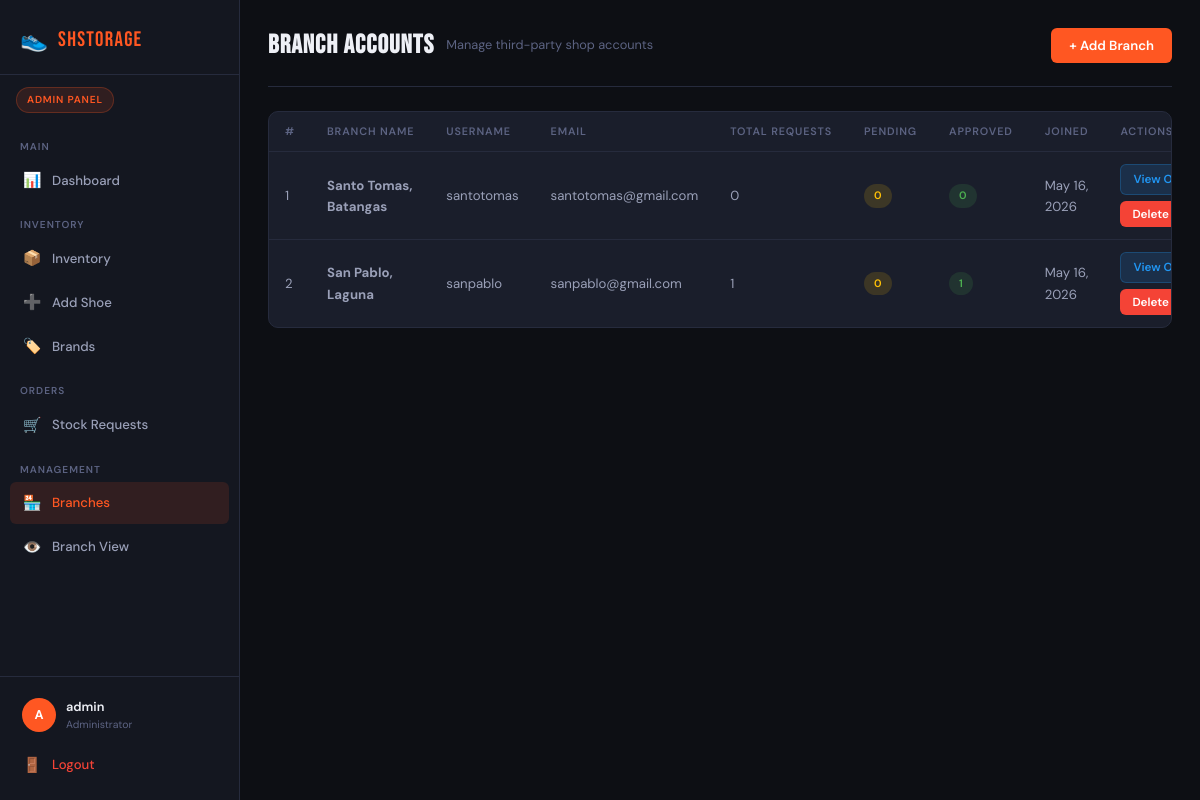
/admin/branches.php (signed in), run on the app's committed database.
### tables this page shows
CREATE TABLE `users` (
  `id` int(11) NOT NULL AUTO_INCREMENT,
  `username` varchar(80) NOT NULL,
  `email` varchar(150) NOT NULL,
  `password` varchar(255) NOT NULL,
  `role` enum('admin','branch') NOT NULL DEFAULT 'branch',
  `branch_name` varchar(150) DEFAULT NULL,
  `created_at` datetime DEFAULT current_timestamp(),
  PRIMARY KEY (`id`),
  UNIQUE KEY `username` (`username`),
  UNIQUE KEY `email` (`email`)
);

### admin/branches.php (the view, shortened to what this page needs)
<?php
require_once '../config/db.php';
$branches = $conn->query("
    SELECT u.*,
           COUNT(DISTINCT sr.id) as total_requests,
           SUM(CASE WHEN sr.status='pending'  THEN 1 ELSE 0 END) as pending_count,
           SUM(CASE WHEN sr.status='approved' THEN 1 ELSE 0 END) as approved_count
    FROM users u
    LEFT JOIN stock_requests sr ON sr.branch_id = u.id
    WHERE u.role = 'branch'
    GROUP BY u.id
    ORDER BY u.created_at DESC
");
?>
<!DOCTYPE html>
<html lang="en">
<head>
    <link rel="stylesheet" href="../assets/css/style.css">
    <link rel="stylesheet" href="../assets/css/admin.css">
</head>
<body>
<?php include '../includes/sidebar_admin.php'; ?>
<main class="main-content">
    <header class="topbar">
        <div class="topbar-left">
            <h1 class="page-title">Branch Accounts</h1>
            <span class="page-sub">Manage third-party shop accounts</span>
        </div>
        <div class="topbar-right">
            <button class="btn btn-primary" onclick="toggleModal('addModal')">+ Add Branch</button>
        </div>
    </header>
    <section class="card">
        <table class="data-table">
            <thead>
                <tr>
                    <th>#</th>
                    <th>Branch Name</th>
                    <th>Username</th>
                    <th>Email</th>
                    <th>Total Requests</th>
                    <th>Pending</th>
                    <th>Approved</th>
                    <th>Joined</th>
                    <th>Actions</th>
                </tr>
            </thead>
            <tbody>
                <?php $i=1; while ($b = $branches->fetch_assoc()): ?>
                <tr>
                    <td><?= $i++ ?></td>
                    <td><strong><?= htmlspecialchars($b['branch_name'] ?? '—') ?></strong></td>
                    <td><?= htmlspecialchars($b['username']) ?></td>
                    <td><?= htmlspecialchars($b['email']) ?></td>
                    <td><?= $b['total_requests'] ?></td>
                    <td><span class="badge badge-pending"><?= $b['pending_count'] ?? 0 ?></span></td>
                    <td><span class="badge badge-approved"><?= $b['approved_count'] ?? 0 ?></span></td>
                    <td><?= date('M d, Y', strtotime($b['created_at'])) ?></td>
                    <td class="action-cell">
                        <a href="orders.php?branch=<?= $b['id'] ?>" class="btn btn-sm btn-edit">View Orders</a>
                        <form method="POST" style="display:inline;" onsubmit="return confirm('Delete this branch account?')">
                            <button type="submit" class="btn btn-sm btn-danger">Delete</button>
                        </form>
                    </td>
                </tr>
                <?php endwhile; ?>
            </tbody>
        </table>
    </section>
</main>
</body>
</html>

### assets/css/style.css (style rules this page uses)
:root { --bg-base: #0d0f14; --bg-surface: #141720; --bg-card: #1a1e2b; --bg-hover: #1f2436; --border: #262b3d; --border-light: #2e344a; --accent: #ff5722; --accent-hover: #e64a19; --accent-blue: #2196f3; --accent-green: #4caf50; --accent-yellow: #ffc107; --accent-red: #f44336; --text-primary: #eef0f6; --text-secondary: #9aa0b8; --text-muted: #5c6382; --sidebar-w: 240px; --radius: 10px; --radius-sm: 6px; --shadow: 0 4px 24px rgba(0,0,0,.45); --transition: .18s ease; }
*, *::before, *::after { box-sizing: border-box; margin: 0; padding: 0; }
html { font-size: 15px; scroll-behavior: smooth; }
body { background: var(--bg-base); color: var(--text-primary); font-family: 'DM Sans', sans-serif; line-height: 1.6; min-height: 100vh; }
a { color: inherit; text-decoration: none; }
button { cursor: pointer; font-family: inherit; }
.main-content { margin-left: var(--sidebar-w); min-height: 100vh; padding: 0 28px 48px; }
.topbar { display: flex; align-items: center; justify-content: space-between; padding: 24px 0 20px; border-bottom: 1px solid var(--border); margin-bottom: 24px; gap: 12px; flex-wrap: wrap; }
.topbar-left { display: flex; align-items: center; gap: 12px; flex-wrap: wrap; }
.topbar-right { display: flex; align-items: center; gap: 10px; }
.page-title { font-family: 'Bebas Neue', sans-serif; font-size: 1.75rem; letter-spacing: .04em; }
.page-sub { font-size: .85rem; color: var(--text-muted); }
.card { background: var(--bg-card); border: 1px solid var(--border); border-radius: var(--radius); overflow: hidden; margin-bottom: 20px; }
.data-table { width: 100%; border-collapse: collapse; }
.data-table th { padding: 11px 16px; text-align: left; font-size: .72rem; font-weight: 600; letter-spacing: .08em; text-transform: uppercase; color: var(--text-muted); border-bottom: 1px solid var(--border); white-space: nowrap; }
.data-table td { padding: 12px 16px; font-size: .88rem; border-bottom: 1px solid var(--border); color: var(--text-secondary); }
.data-table tr:last-child td { border-bottom: none; }
.badge { display: inline-block; padding: 3px 10px; border-radius: 20px; font-size: .72rem; font-weight: 600; letter-spacing: .04em; }
.badge-pending { background: rgba(255,193,7,.15); color: var(--accent-yellow); }
.badge-approved { background: rgba(76,175,80,.15); color: var(--accent-green); }
.btn { display: inline-flex; align-items: center; gap: 6px; padding: 9px 18px; border-radius: var(--radius-sm); font-size: .88rem; font-weight: 600; border: none; transition: background var(--transition), opacity var(--transition); white-space: nowrap; }
.btn-sm { padding: 5px 12px; font-size: .78rem; }
.btn-primary { background: var(--accent); color: #fff; }
.btn-danger { background: var(--accent-red); color: #fff; }
.btn-edit { background: rgba(33,150,243,.15); color: var(--accent-blue); border: 1px solid rgba(33,150,243,.25); }
.action-cell { display: flex; gap: 6px; align-items: center; flex-wrap: wrap; }

### data on the page
users: branch_name "Santo Tomas, Batangas", username "santotomas", email "santotomas@gmail.com", total_requests "0", pending_count "0", approved_count "0", created_at "May 16, 2026"
users: branch_name "San Pablo, Laguna", username "sanpablo", email "sanpablo@gmail.com", total_requests "1", pending_count "0", approved_count "1", created_at "May 16, 2026"

### other printed values
substr($_SESSION['username'] ?? 'A', 0, 1) "A"
$_SESSION['username'] "admin"
